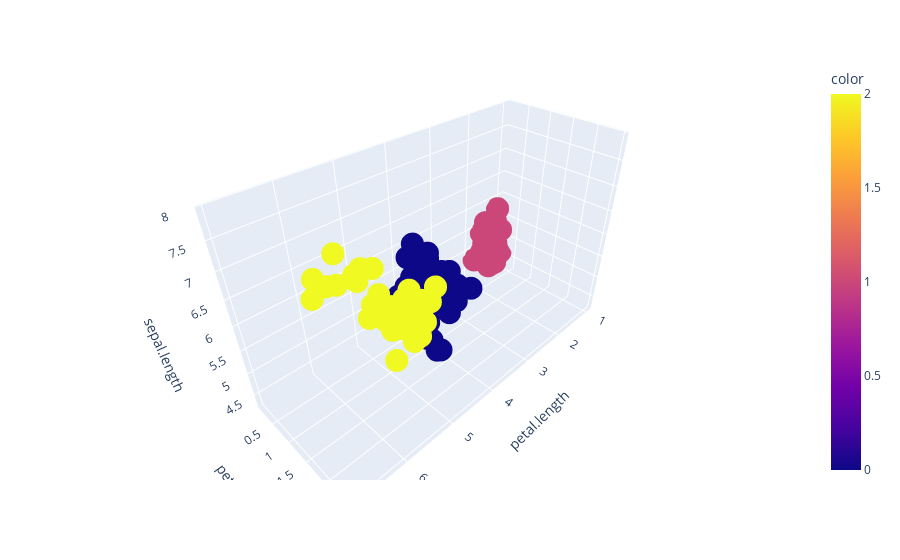

Notebook cell for this chart:
### Code cell
fig=px.scatter_3d(df,x="petal.length",y="petal.width",z="sepal.length",color=model3.labels_)
fig.show()

### Figure 1 — Plotly figure (JSON) as saved in the notebook; plotly's stock layout.template omitted (floating-point values rounded to 4 significant figures; data arrays with more than 128 entries replaced by an {"elided": "..."} marker saying what was removed)
{"data": [{"hovertemplate": "petal.length=%{x}<br>petal.width=%{y}<br>sepal.length=%{z}<br>color=%{marker.color}<extra></extra>", "legendgroup": "", "marker": {"color": {"elided": "150 int values"}, "coloraxis": "coloraxis", "symbol": "circle"}, "mode": "markers", "name": "", "scene": "scene", "showlegend": false, "type": "scatter3d", "x": {"elided": "150 float values"}, "y": {"elided": "150 float values"}, "z": {"elided": "150 float values"}}], "layout": {"coloraxis": {"colorbar": {"title": {"text": "color"}}, "colorscale": [[0, "#0d0887"], [0.1111, "#46039f"], [0.2222, "#7201a8"], [0.3333, "#9c179e"], [0.4444, "#bd3786"], [0.5556, "#d8576b"], [0.6667, "#ed7953"], [0.7778, "#fb9f3a"], [0.8889, "#fdca26"], [1, "#f0f921"]]}, "legend": {"tracegroupgap": 0}, "margin": {"t": 60}, "scene": {"domain": {"x": [0, 1], "y": [0, 1]}, "xaxis": {"title": {"text": "petal.length"}}, "yaxis": {"title": {"text": "petal.width"}}, "zaxis": {"title": {"text": "sepal.length"}}}}}
